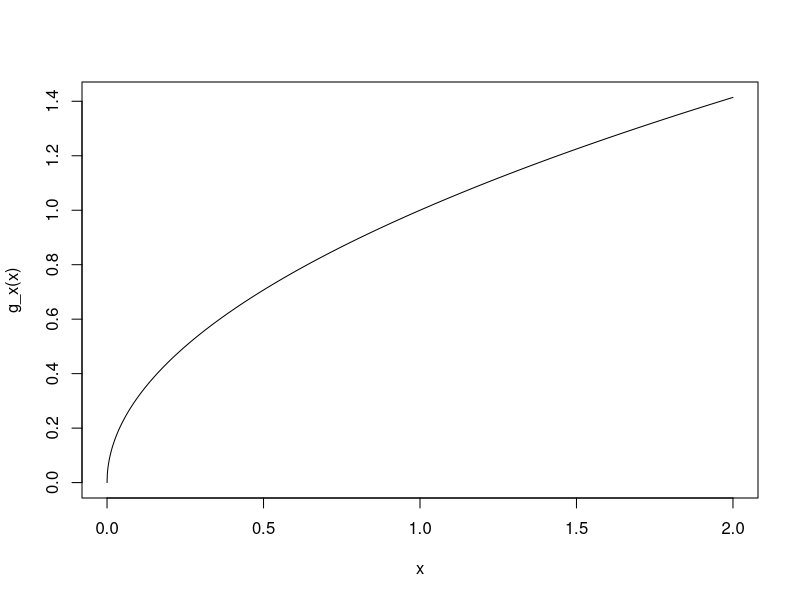

Write the R code that produced this figure.
#Page 163
library(MASS)

g_x = function(x) sqrt(x)
x = seq(0,2,0.001)
plot(x, g_x(x), type = "l")

e_y = fractions(integrate(g_x, 0,1)$value)
print(e_y)
e_y2 = 1/2

var_y = e_y2 - e_y^2
print(var_y)
sd_y = sqrt(var_y)
print(c("Exact results", round(e_y,3), round(var_y,3), round(sd_y,3)))

g_1_x = D(expression(sqrt(p)), "p")
g_2_x = D(g_1_x, "p")


mu = 1/2
var = 1/12


app_e_y = g_x(mu) + 1/2*var*eval({p = mu; g_2_x})
app_var_y = var * eval({p = mu; g_1_x})^2
app_sd_y = sqrt(app_var_y)
print(c("Approximate Results", round(app_e_y,3), round(app_var_y,3), round(app_sd_y,3)))
